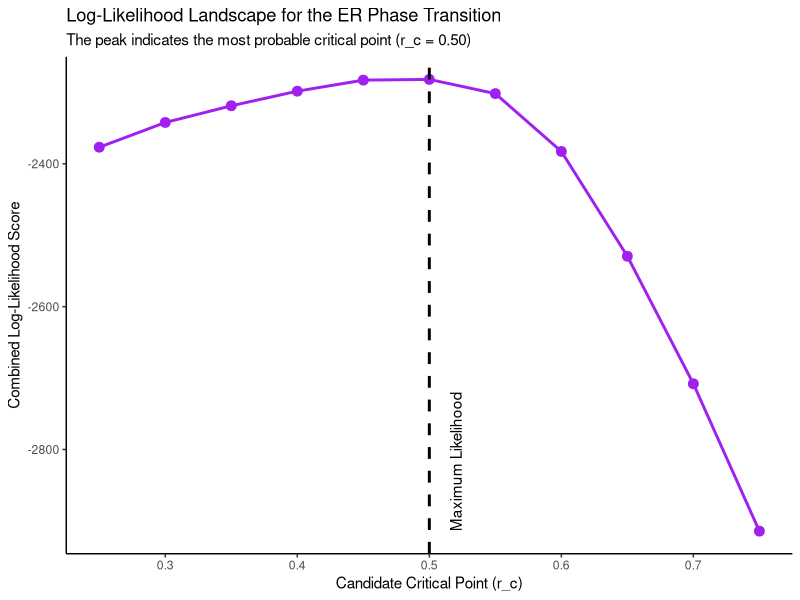
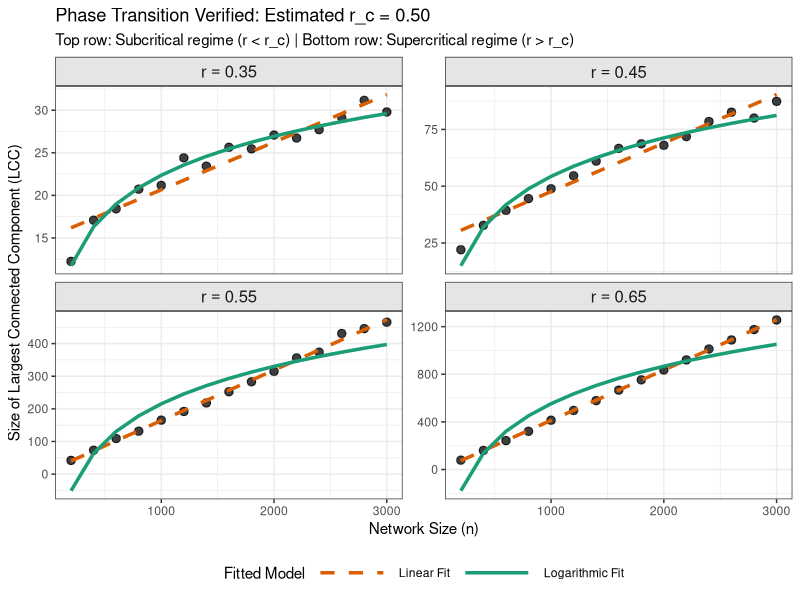

These charts were generated, in order, by the following R code:
library(igraph)
library(ggplot2)
library(dplyr)
library(tidyr)

# Set seed for reproducibility
set.seed(123)


# Parameters for the scan
scan_n_values <- seq(200, 10000, by = 200)
scan_r_values <- seq(0.1, 0.9, by = 0.05)
scan_sims <- 40

# Collect data for the scan
scan_results <- list()
idx <- 1
for (r in scan_r_values) {
  for (n in scan_n_values) {
    m <- floor(r * n)
    lccs <- numeric(scan_sims)
    for (i in 1:scan_sims) {
      g <- sample_gnm(n, m, directed = FALSE)
      lccs[i] <- max(components(g)$csize)
    }
    scan_results[[idx]] <- data.frame(r = r, n = n, avg_LCC = mean(lccs))
    idx <- idx + 1
  }
}
df_scan <- bind_rows(scan_results)

# Calculate Log-Likelihoods for Linear and Log models at EACH r
ll_table <- data.frame(r = scan_r_values, ll_log = NA, ll_lin = NA)

for (i in 1:nrow(ll_table)) {
  curr_r <- ll_table$r[i]
  sub_df <- df_scan[df_scan$r == curr_r, ]
  
  fit_lin <- lm(avg_LCC ~ n, data = sub_df)
  fit_log <- lm(avg_LCC ~ log(n), data = sub_df)
  
  ll_table$ll_lin[i] <- as.numeric(logLik(fit_lin))
  ll_table$ll_log[i] <- as.numeric(logLik(fit_log))
}

# Find the MLE for the Phase Transition point (r_c)
candidate_rc <- scan_r_values[scan_r_values > 0.2 & scan_r_values < 0.8]
mle_scores <- numeric(length(candidate_rc))

for (i in seq_along(candidate_rc)) {
  rc <- candidate_rc[i]
  # Assumption: Logarithmic before rc, Linear at and after rc
  score <- sum(ll_table$ll_log[ll_table$r < rc]) + sum(ll_table$ll_lin[ll_table$r >= rc])
  mle_scores[i] <- score
}

# Extract the best model statistics
best_rc <- candidate_rc[which.max(mle_scores)]
best_ll_pt <- max(mle_scores)

# Calculate Global Likelihoods for pure models
global_ll_lin <- sum(ll_table$ll_lin)
global_ll_log <- sum(ll_table$ll_log)

# Calculate Log-Likelihood Ratios (LLR) wrt Phase Transition Model
llr_lin <- global_ll_lin - best_ll_pt
llr_log <- global_ll_log - best_ll_pt

# Create a dataframe of the likelihood landscape for plotting
mle_results <- data.frame(
  Candidate_rc = candidate_rc, 
  Combined_Log_Likelihood = round(mle_scores, 2)
)

# --- CONSOLE OUTPUTS ---
cat("\n--- Maximum Likelihood Estimation Landscape ---\n")
print(mle_results)

cat(sprintf("\n>> MLE Estimated Critical Point (r_c): %.2f <<\n", best_rc))
cat(sprintf(">> Peak Log-Likelihood (Phase Transition Model): %.2f <<\n\n", best_ll_pt))

cat("--- Log-Likelihood Ratios (vs Phase Transition Hypothesis) ---\n")
cat("Note: A massive negative LLR mathematically rejects the pure models in favor of the PT model.\n")
cat(sprintf("Global LL (Strictly Linear):      %.2f\n", global_ll_lin))
cat(sprintf("Global LL (Strictly Logarithmic): %.2f\n", global_ll_log))
cat(sprintf("LLR (Linear vs PT): %.2f\n", llr_lin))
cat(sprintf("LLR (Log vs PT):    %.2f\n\n", llr_log))

# PLOT THE LIKELIHOOD LANDSCAPE
p_mle <- ggplot(mle_results, aes(x = Candidate_rc, y = Combined_Log_Likelihood)) +
  geom_line(color = "purple", linewidth = 1) +
  geom_point(color = "purple", size = 3) +
  geom_vline(xintercept = best_rc, linetype = "dashed", color = "black", linewidth = 1) +
  labs(
    title = "Log-Likelihood Landscape for the ER Phase Transition",
    subtitle = sprintf("The peak indicates the most probable critical point (r_c = %.2f)", best_rc),
    x = "Candidate Critical Point (r_c)",
    y = "Combined Log-Likelihood Score"
  ) +
  theme_classic() +
  annotate("text", x = best_rc + 0.02, y = min(mle_scores), 
           label = "Maximum Likelihood", hjust = 0, angle = 90)

print(p_mle)



# Dynamically pick 2 points before and 2 points after the estimated r_c
plot_r_values <- c(best_rc - 0.15, best_rc - 0.05, best_rc + 0.05, best_rc + 0.15)
plot_r_values <- round(plot_r_values, 2) # Clean up floating points

plot_n_values <- seq(200, 3000, by = 200)
plot_sims <- 150

cat(sprintf("Selected r values for plotting: %s\n", paste(plot_r_values, collapse = ", ")))
cat("Running heavy simulations. Please wait...\n")

plot_results <- list()
idx <- 1
for (r in plot_r_values) {
  for (n in plot_n_values) {
    m <- floor(r * n)
    lccs <- numeric(plot_sims)
    for (i in 1:plot_sims) {
      g <- sample_gnm(n, m, directed = FALSE)
      lccs[i] <- max(components(g)$csize)
    }
    plot_results[[idx]] <- data.frame(n = n, r = as.factor(r), r_num = r, avg_LCC = mean(lccs))
    idx <- idx + 1
  }
}
df_plot_data <- bind_rows(plot_results)

# Fit models for plotting
df_plot_data$pred_linear <- NA
df_plot_data$pred_log <- NA

for (curr_r in plot_r_values) {
  sub_df <- df_plot_data[df_plot_data$r_num == curr_r, ]
  
  fit_linear <- lm(avg_LCC ~ n, data = sub_df)
  fit_log    <- lm(avg_LCC ~ log(n), data = sub_df)
  
  df_plot_data$pred_linear[df_plot_data$r_num == curr_r] <- predict(fit_linear)
  df_plot_data$pred_log[df_plot_data$r_num == curr_r]    <- predict(fit_log)
}

# Pivot data for ggplot
df_final <- df_plot_data %>%
  pivot_longer(
    cols = c("pred_linear", "pred_log"),
    names_to = "Model",
    values_to = "Prediction"
  ) %>%
  mutate(Model = recode(Model, 
                        "pred_linear" = "Linear Fit",
                        "pred_log" = "Logarithmic Fit"))

# Generate the faceted plot
p <- ggplot(df_final, aes(x = n)) +
  geom_point(aes(y = avg_LCC), color = "black", alpha = 0.5, size = 2.5) +
  geom_line(aes(y = Prediction, color = Model, linetype = Model), linewidth = 1.2) +
  facet_wrap(~ r, scales = "free_y", labeller = label_bquote(r == .(as.character(r)))) +
  scale_color_manual(values = c("Linear Fit" = "#d95f02", "Logarithmic Fit" = "#1b9e77")) +
  scale_linetype_manual(values = c("Linear Fit" = "dashed", "Logarithmic Fit" = "solid")) +
  labs(
    title = sprintf("Phase Transition Verified: Estimated r_c = %.2f", best_rc),
    subtitle = "Top row: Subcritical regime (r < r_c) | Bottom row: Supercritical regime (r > r_c)",
    x = "Network Size (n)",
    y = "Size of Largest Connected Component (LCC)",
    color = "Fitted Model",
    linetype = "Fitted Model"
  ) +
  theme_bw() +
  theme(legend.position = "bottom",
        legend.key.width = unit(2, "cm"),
        strip.background = element_rect(fill = "#e5e5e5"),
        strip.text = element_text(face = "bold", size = 12))

print(p)
